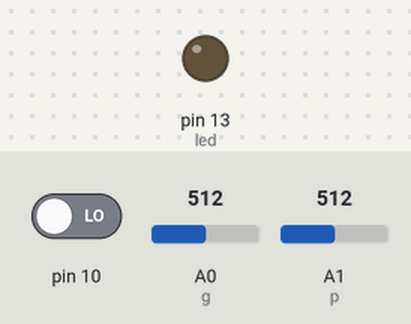
This sketch was run on a simulated Arduino Uno, built with avr-gcc and run on an emulated ATmega328P. Shown: output pins drawn as LEDs (lit = HIGH). The test bench sets the inputs (shaded band); at power-on: pin 10 LOW, A0 (g) = 512, A1 (p) = 512. What the sketch prints to the serial monitor is not drawn.

Above: at 0.1 s.
At 15.1 s:
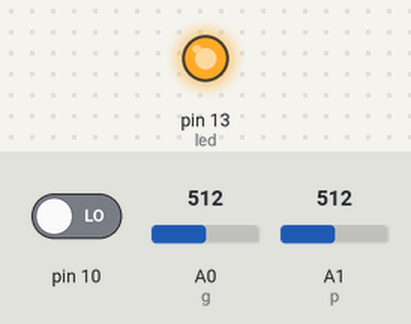
Timing chart, 0 to 17.0 s (numbered marks = the images above):
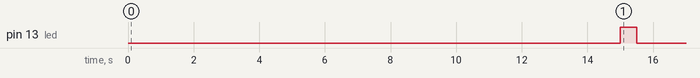

The sketch:

lie_detector.ino
```cpp
int g=A0,p=A1,c=0,sg=0,sp=0,d=0,gg=A0,pp=A1,gi,gii,pi,pii,avgg,avgp,avggii,avgpii,pulse,gsr,sgii=0,spii=0,sw=0,q=0;
int led=13;

void setup() {
    pinMode(g,INPUT);
    pinMode(p,INPUT);
    pinMode(gg,INPUT);
    pinMode(pp,INPUT);
    pinMode(led,OUTPUT);
    Serial.begin(9600);

}

void loop() {
    if(c<16) {
        pulse=0;
        gsr=0;
        if(c<15)
        {
            gi=analogRead(g);
            //delay(1000);
            pi=analogRead(p);
            //delay(1000);
            sg+=gi;
            sp+=pi;


        }
        else if(c==15&&q==0)
        {
            digitalWrite(led,HIGH);
            delay(500);
            digitalWrite(led,LOW);
            q=1;
        }
        else if(c==15&&q==1)
        {
            avgg=sg/15;
            sgii=0;
            spii=0;
            d=0;
            sw=0;
            avgp=sp/15;
            Serial.println("avgg=");
            Serial.println(avgg);
            Serial.println("avgp=");
            Serial.println(avgp);

            sw=digitalRead(10);


            if(sw==HIGH)
            {
                while(d<10)
                {
                    gii=analogRead(gg);
                    //delay(1000);
                    pii=analogRead(pp);
                    //delay(1000);
                    sgii+=gii;
                    spii+=pii;


                    d++;
                    delay(200);
                }
                avggii=sgii/10;
                avgpii=spii/10;
                Serial.println("avggii");
                Serial.println(avggii);
                Serial.println("avgpii");
                Serial.println(avgpii);
                if(avggii>avgg+5)
                    gsr=1;
                if(avgpii>avgp+70||avgpii<avgp-70)
                    pulse=1;
                delay(2000);
            }
            sw=digitalRead(10);
            Serial.println("sw");
            Serial.println(sw);
            if(sw==LOW)
            {
                Serial.println("gsr");
                Serial.println(gsr);
                Serial.println("pulse");
                Serial.println(pulse);
                if(pulse)
                {
                    digitalWrite(led,HIGH);
                    delay(500);
                    digitalWrite(led,LOW);
                }
            }
        }
        c++;
        delay(1000);
    }
    if(c==16)
        c=15;
//delay(1000);
}
```

Measured:
- by itself, pin 13 (led): LOW → HIGH at 15.0 s, → LOW 0.50 s later
